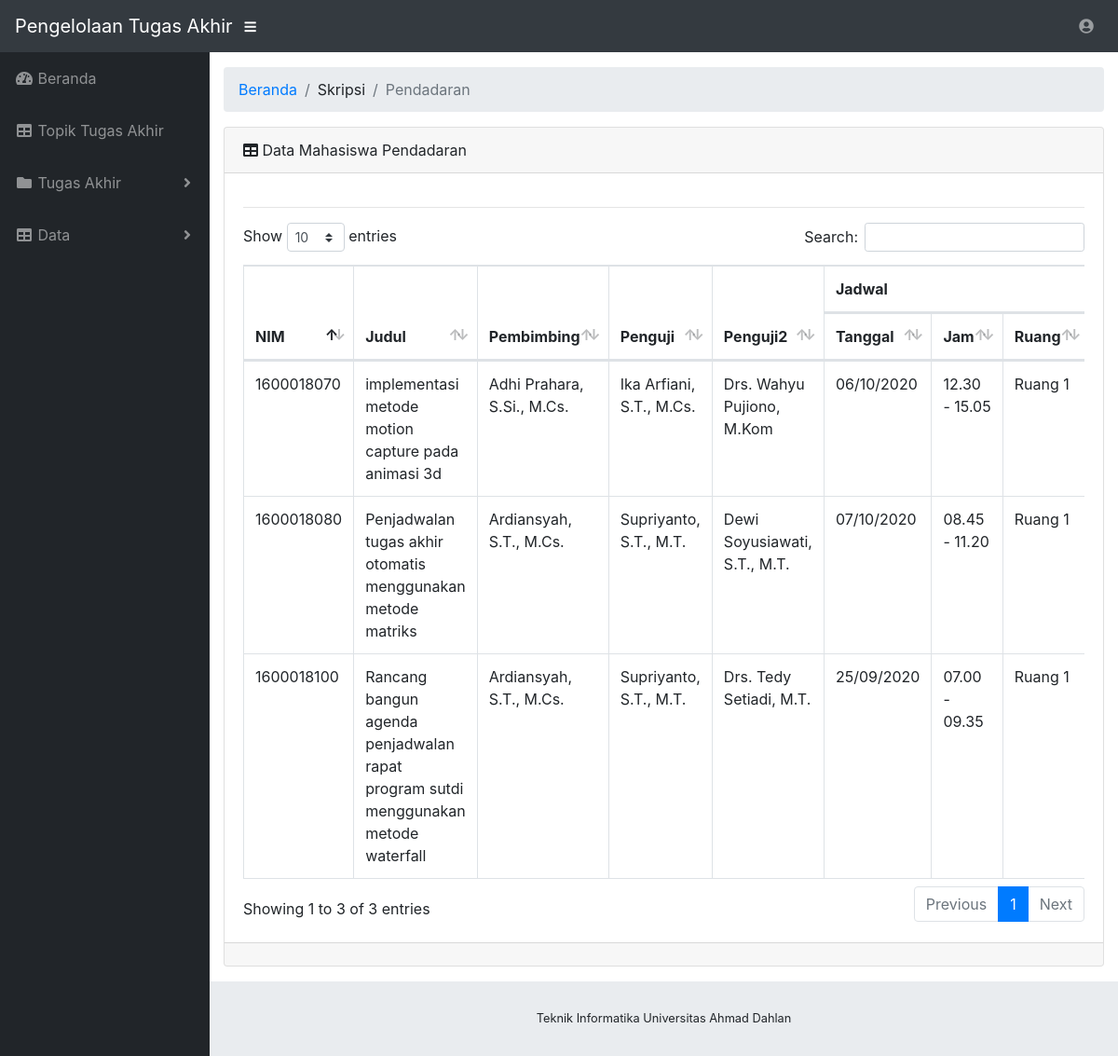
Page /cek_pendadaran.php on the committed database.
### tables this page shows
CREATE TABLE `skripsi` (
  `nim` varchar(20) NOT NULL,
  `judul` varchar(500) NOT NULL,
  `pembimbing` varchar(200) NOT NULL,
  `tgl_mulai_meto` varchar(13) NOT NULL,
  `semester` varchar(30) NOT NULL,
  `penguji1` varchar(200) NOT NULL,
  `penguji2` varchar(200) NOT NULL,
  `status` enum('Metopen','Skripsi','Gagal','Lulus') NOT NULL
);

CREATE TABLE `dosen` (
  `nidn` varchar(20) NOT NULL,
  `nama_dosen` char(60) NOT NULL,
  `jabfung` char(2) NOT NULL,
  `email` text DEFAULT NULL
);

CREATE TABLE `pendadaran` (
  `nim` varchar(20) NOT NULL,
  `tanggal` varchar(12) NOT NULL,
  `jam` varchar(20) NOT NULL,
  `ruang` varchar(30) NOT NULL
);

### cek_pendadaran.php (the view, shortened to what this page needs)
<!DOCTYPE html>
<html lang="en">
<head>
  <link href="vendor/fontawesome-free/css/all.min.css" rel="stylesheet" type="text/css">
  <link href="vendor/datatables/dataTables.bootstrap4.css" rel="stylesheet">
  <link href="css/sb-admin.css" rel="stylesheet">
</head>
<body id="page-top">
  <?php
  require "navbar.php";
  ?>
  <div id="wrapper">
    <?php
    require "sidebar.php";
    ?>
    <div id="content-wrapper">
      <div class="container-fluid">
        <ol class="breadcrumb">
          <li class="breadcrumb-item">
            <a href="index.php">Beranda</a>
          </li>
          <li class="breadcrumb-item">Skripsi</li>
          <li class="breadcrumb-item active">Pendadaran</li>
        </ol>
        <div class="card mb-3">
          <div class="card-header">
            <i class="fas fa-table"></i>
            Data Mahasiswa Pendadaran
          </div>
          <div class="card-body">
            <hr>
              <div class="table-responsive">
                <table class="table table-bordered" id="dataTable" width="100%" cellspacing="0">
                <thead>
                  <tr>
                    <th rowspan="2">NIM</th>
                    <th rowspan="2">Judul</th>
                    <th rowspan="2">Pembimbing</th>
                    <th rowspan="2">Penguji</th>
                    <th rowspan="2">Penguji2</th>
                    <th colspan="3">Jadwal</th>
                  </tr>
                  <tr>
                    <th>Tanggal</th>
                    <th>Jam</th>
                    <th>Ruang</th>
                  </tr>
                </thead>
                <tbody>
                 <?php
                 include "koneksi.php";
                   $hasil=mysqli_query ($konek_db, "SELECT skripsi.* ,dosen.* FROM  skripsi, dosen WHERE dosen.nidn=skripsi.pembimbing AND skripsi.status='Skripsi' AND skripsi.penguji2!='' ");
                   while ($data=mysqli_fetch_array($hasil)) {
                      $p1 = mysqli_query($konek_db,"SELECT skripsi.penguji1, dosen.nama_dosen as penguji1 FROM dosen,skripsi WHERE skripsi.penguji1=dosen.nidn AND skripsi.nim = '$data[nim]' ");
                      $d1 = mysqli_fetch_array($p1);
                      $p2 = mysqli_query($konek_db,"SELECT skripsi.penguji2, dosen.nama_dosen as penguji2 FROM dosen,skripsi WHERE skripsi.penguji2=dosen.nidn AND skripsi.nim = '$data[nim]' ");
                      $d2 = mysqli_fetch_array($p2);
                      $jd=mysqli_query ($konek_db, "SELECT skripsi.* ,pendadaran.* FROM  skripsi, pendadaran WHERE skripsi.nim = pendadaran.nim AND skripsi.nim='$data[nim]'");
                      $jad=mysqli_fetch_array($jd);
                     echo "
                    <tr>
                      <td>$data[nim]</center></td>
                      <td>$data[judul]</center></td>
                      <td>$data[nama_dosen]</td>
                      <td>$d1[penguji1]</td>
                      <td>$d2[penguji2]</td>
                        <td>$jad[tanggal]</td>
                        <td>$jad[jam]</td>
                        <td>$jad[ruang]</td>
                      <td><a href='editpend.php?nim=$data[nim]' type='button' class='btn btn-primary btn-md'>Edit</a></td>
                         </tr>"; }
                 ?>
                </tbody>
              </table>
            </div>
          </div>
          <div class="card-footer small text-muted"></div>
        </div>
      </div>
      <?php
      require "footer.php";
       ?>
    </div>
  </div>
</body>
</html>

### rows in the picture
skripsi: nim "1600018070", judul "implementasi metode motion capture pada animasi 3d", dosen.nama_dosen "Adhi Prahara, S.Si., M.Cs.", dosen.nama_dosen "Ika Arfiani, S.T., M.Cs.", dosen.nama_dosen "Drs. Wahyu Pujiono, M.Kom", pendadaran.tanggal "06/10/2020", pendadaran.jam "12.30 - 15.05", pendadaran.ruang "Ruang 1"
skripsi: nim "1600018080", judul "Penjadwalan tugas akhir otomatis menggunakan metode matriks", dosen.nama_dosen "Ardiansyah, S.T., M.Cs.", dosen.nama_dosen "Supriyanto, S.T., M.T.", dosen.nama_dosen "Dewi Soyusiawati, S.T., M.T.", pendadaran.tanggal "07/10/2020", pendadaran.jam "08.45 - 11.20", pendadaran.ruang "Ruang 1"
skripsi: nim "1600018100", judul "Rancang bangun agenda penjadwalan rapat program sutdi menggunakan metode waterfall", dosen.nama_dosen "Ardiansyah, S.T., M.Cs.", dosen.nama_dosen "Supriyanto, S.T., M.T.", dosen.nama_dosen "Drs. Tedy Setiadi, M.T.", pendadaran.tanggal "25/09/2020", pendadaran.jam "07.00 - 09.35", pendadaran.ruang "Ruang 1"
